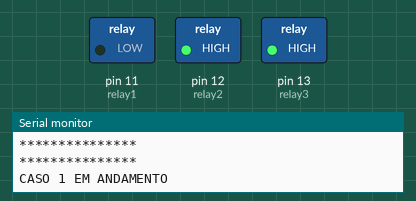
Simulated run of this sketch. Board: Arduino Uno, built with avr-gcc and run on an emulated ATmega328P. Parts: switched loads named in the sketch (green lamp = pin HIGH), the last lines printed to the serial monitor.

Above: at 0.7 s.
At 1.64 s:
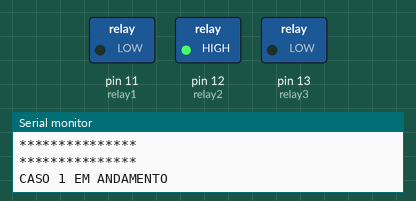
At 3.34 s:
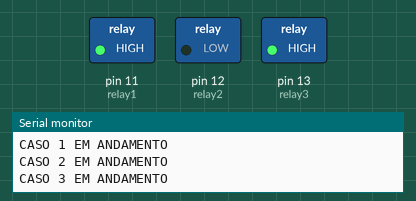
At 5.8 s:
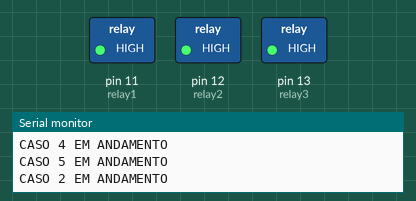
Timing chart, 0 to 7.8 s (numbered marks = the images above):
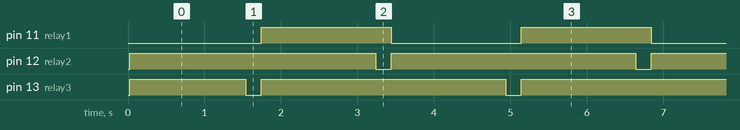

The sketch:

TryNoExcept_SystemOfControl.ino
```cpp
#define relay1 11 //Relay responsible for controlling Flap 1 and 2
#define relay2 12 //Relay responsible for controlling Flap 3
#define relay3 13 //Relay responsible for controlling Flap 4
int Stage = 1;

void setup()
{
  pinMode(relay1, OUTPUT);
  pinMode(relay2, OUTPUT);
  pinMode(relay3, OUTPUT);
  Serial.begin(9600);
}

void loop()
{

  switch(Stage){

  case 1:
    Serial.println("***************");
    Serial.println("***************");
    Serial.println("*TEST STARTED*");
    Serial.println("***************");
    Serial.println("***************");
    //Compressor ON
    digitalWrite(relay1, LOW);
    digitalWrite(relay2, HIGH);
    digitalWrite(relay3, HIGH);
    Stage = 2;
    Serial.println("CASO 1 EM ANDAMENTO");
    delay(1500);
    digitalWrite(relay3, LOW);
    delay(200);
    digitalWrite(relay3, HIGH);
    break;

   case 2:
    Serial.println("CASO 2 EM ANDAMENTO");
    digitalWrite(relay1, HIGH);
    delay(1500);
    Stage = 3;
    break;

   case 3:
    Serial.println("CASO 3 EM ANDAMENTO");
    digitalWrite(relay2, LOW);
    delay(200);
    Stage = 4;
    break;

   case 4:
    Serial.println("CASO 4 EM ANDAMENTO");
    digitalWrite(relay2, HIGH);
    digitalWrite(relay1, LOW);
    delay(1500);
    Stage = 5;
    break;

   case 5:
    Serial.println("CASO 5 EM ANDAMENTO");
    digitalWrite(relay3, LOW);
    delay(200);
    digitalWrite(relay3, HIGH);
    Stage = 2;
    break;
  }

}
```

Measured:
- by itself, pin 11 (relay1): alternates HIGH for 1.7 s and LOW for 1.7 s
- by itself, pin 12 (relay2): alternates HIGH for 3.2 s and LOW for 0.20 s
- by itself, pin 13 (relay3): repeats every 3.4 s: LOW 0.20 s, HIGH 3.2 s
